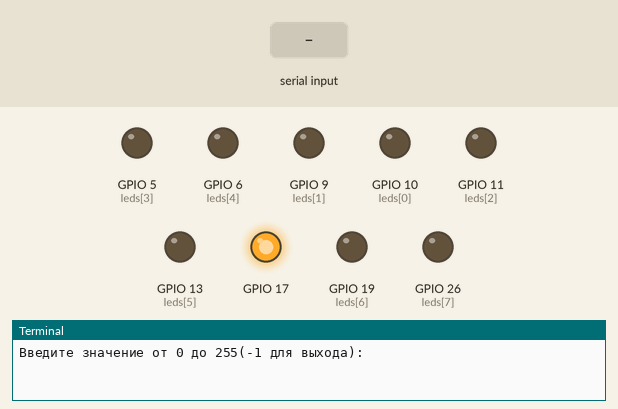
Simulated run of this program. Board: Raspberry Pi (BCM pin numbers). Parts: output pins drawn as LEDs (lit = HIGH), the last lines printed to the terminal. The test bench sets the inputs (shaded band).

Above: at 1.2 s.
1.3 s: "5" typed at the terminal, then Enter
At 2.5 s:
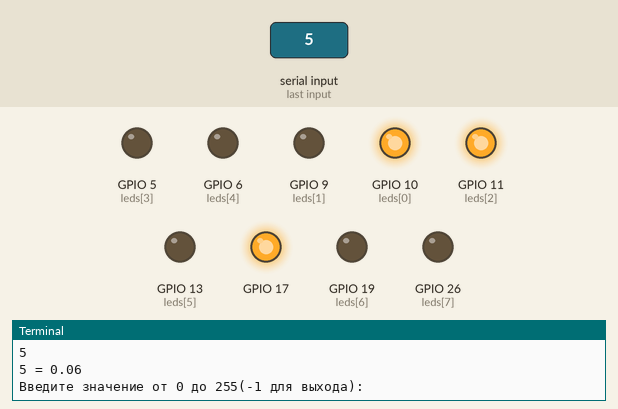
2.8 s: "90" typed at the terminal, then Enter
At 3.7 s:
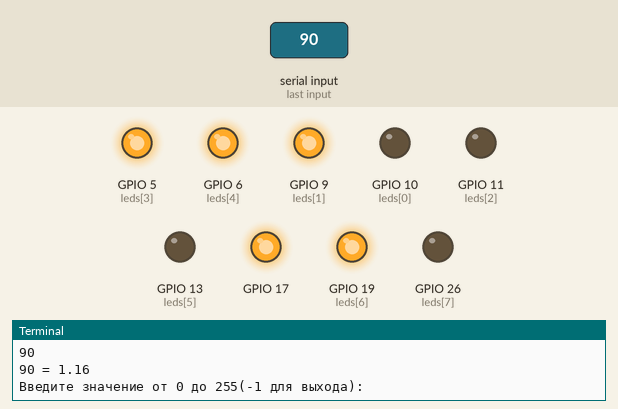
4.3 s: "200" typed at the terminal, then Enter
At 4.9 s:
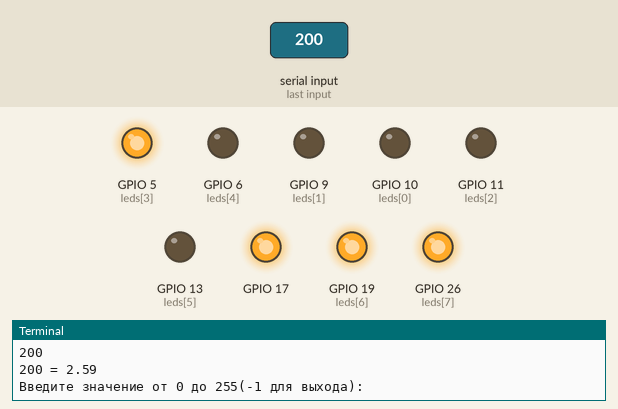
5.8 s: "1" typed at the terminal, then Enter
At 7.2 s:
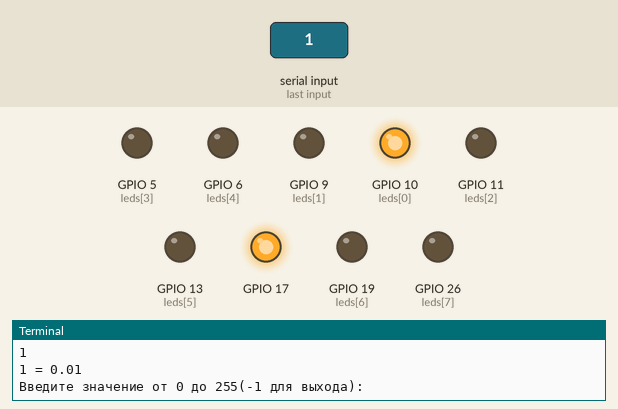
Timing chart, 0 to 8.3 s (numbered marks = the images above; inputs shaded):
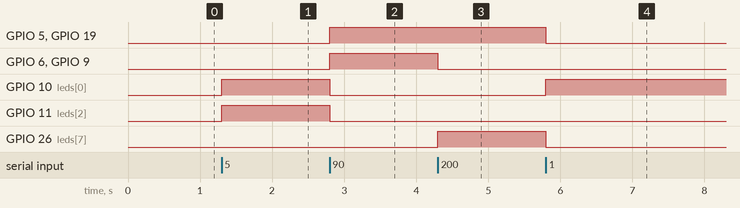

The program:

acp1.py
```python
import RPi.GPIO as GPIO
import time


GPIO.setmode(GPIO.BCM)

leds = [10, 9, 11, 5, 6, 13, 19, 26][::-1]

def decToBinList(decNumber):
    binNumber = bin(decNumber)[2:]
    binNumber = [int(x) for x in binNumber]
    i = 8 - len(binNumber)
    binNumber = [0]*i + binNumber
    return binNumber


def create_value():
    while True:
        value = input()
        if value.isdigit() or (value[0] == "-" and value[1:].isdigit()):
            value = int(value)
        else:
            print("Некорректное значение. Попробуйте ещё раз.")
            continue
        if value == -1:
            return -1
        elif 0 <= value <= 255:
            return value
        else:
            print("Некорректное значение. Попробуйте ещё раз.")
            continue


def num2dac(value, sleep_time = 1):
    binNumber = bin(value)[2:]
    binNumber = [int(x) for x in binNumber]
    i = 8 - len(binNumber)
    binNumber = [0]*i + binNumber
    d = list(leds)
    d = [d[x] for x in range(len(d)) if binNumber[x] != 0]
    GPIO.setup(d, GPIO.OUT)
    GPIO.output(d, 1)
    # time.sleep(sleep_time)
    # GPIO.output(d, 0)
    print(value, "=", round(value / 255 * 3.3, 2))


GPIO.setup(leds + [17], GPIO.OUT)
GPIO.output(17, 1)

try:
    while True:
        print("Введите значение от 0 до 255(-1 для выхода): ")
        value = create_value()
        if value == -1:
            exit()
        GPIO.output(leds, [0] * 8)
        num2dac(value)
finally:
    GPIO.cleanup()
```

Measured:
- after the input at 1.3 s, GPIO 10 (leds[0]), GPIO 11 (leds[2]): LOW → HIGH at once
- after the input at 2.8 s, GPIO 5 (leds[3]), GPIO 6 (leds[4]), GPIO 9 (leds[1]), GPIO 19 (leds[6]): LOW → HIGH at once; GPIO 10 (leds[0]), GPIO 11 (leds[2]): HIGH → LOW at once
- after the input at 4.3 s, GPIO 6 (leds[4]), GPIO 9 (leds[1]): HIGH → LOW at once; GPIO 26 (leds[7]): LOW → HIGH at once
- after the input at 5.8 s, GPIO 5 (leds[3]), GPIO 19 (leds[6]), GPIO 26 (leds[7]): HIGH → LOW at once; GPIO 10 (leds[0]): LOW → HIGH at once
